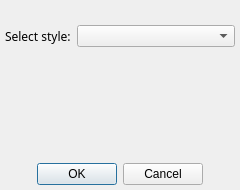
<?xml version="1.0" encoding="UTF-8"?>
<ui version="4.0">
 <class>dSetting</class>
 <widget class="QDialog" name="dSetting">
  <property name="geometry">
   <rect>
    <x>0</x>
    <y>0</y>
    <width>240</width>
    <height>190</height>
   </rect>
  </property>
  <property name="sizePolicy">
   <sizepolicy hsizetype="Preferred" vsizetype="Preferred">
    <horstretch>0</horstretch>
    <verstretch>0</verstretch>
   </sizepolicy>
  </property>
  <property name="minimumSize">
   <size>
    <width>240</width>
    <height>190</height>
   </size>
  </property>
  <property name="maximumSize">
   <size>
    <width>240</width>
    <height>190</height>
   </size>
  </property>
  <property name="windowTitle">
   <string>Setting</string>
  </property>
  <property name="modal">
   <bool>false</bool>
  </property>
  <layout class="QVBoxLayout" name="verticalLayout" stretch="0,0,1">
   <property name="leftMargin">
    <number>5</number>
   </property>
   <property name="topMargin">
    <number>25</number>
   </property>
   <property name="rightMargin">
    <number>5</number>
   </property>
   <property name="bottomMargin">
    <number>5</number>
   </property>
   <item>
    <layout class="QHBoxLayout" name="horizontalLayout" stretch="0,1">
     <item>
      <widget class="QLabel" name="label">
       <property name="font">
        <font>
         <family>Segoe Print</family>
        </font>
       </property>
       <property name="text">
        <string>Select style:</string>
       </property>
      </widget>
     </item>
     <item>
      <widget class="QComboBox" name="comboBox"/>
     </item>
    </layout>
   </item>
   <item>
    <spacer name="verticalSpacer">
     <property name="orientation">
      <enum>Qt::Vertical</enum>
     </property>
     <property name="sizeHint" stdset="0">
      <size>
       <width>20</width>
       <height>40</height>
      </size>
     </property>
    </spacer>
   </item>
   <item>
    <widget class="QDialogButtonBox" name="buttonBox">
     <property name="orientation">
      <enum>Qt::Horizontal</enum>
     </property>
     <property name="standardButtons">
      <set>QDialogButtonBox::Cancel|QDialogButtonBox::Ok</set>
     </property>
     <property name="centerButtons">
      <bool>true</bool>
     </property>
    </widget>
   </item>
  </layout>
 </widget>
 <resources/>
 <connections>
  <connection>
   <sender>buttonBox</sender>
   <signal>accepted()</signal>
   <receiver>dSetting</receiver>
   <slot>accept()</slot>
   <hints>
    <hint type="sourcelabel">
     <x>248</x>
     <y>254</y>
    </hint>
    <hint type="destinationlabel">
     <x>157</x>
     <y>274</y>
    </hint>
   </hints>
  </connection>
  <connection>
   <sender>buttonBox</sender>
   <signal>rejected()</signal>
   <receiver>dSetting</receiver>
   <slot>reject()</slot>
   <hints>
    <hint type="sourcelabel">
     <x>316</x>
     <y>260</y>
    </hint>
    <hint type="destinationlabel">
     <x>286</x>
     <y>274</y>
    </hint>
   </hints>
  </connection>
 </connections>
</ui>
